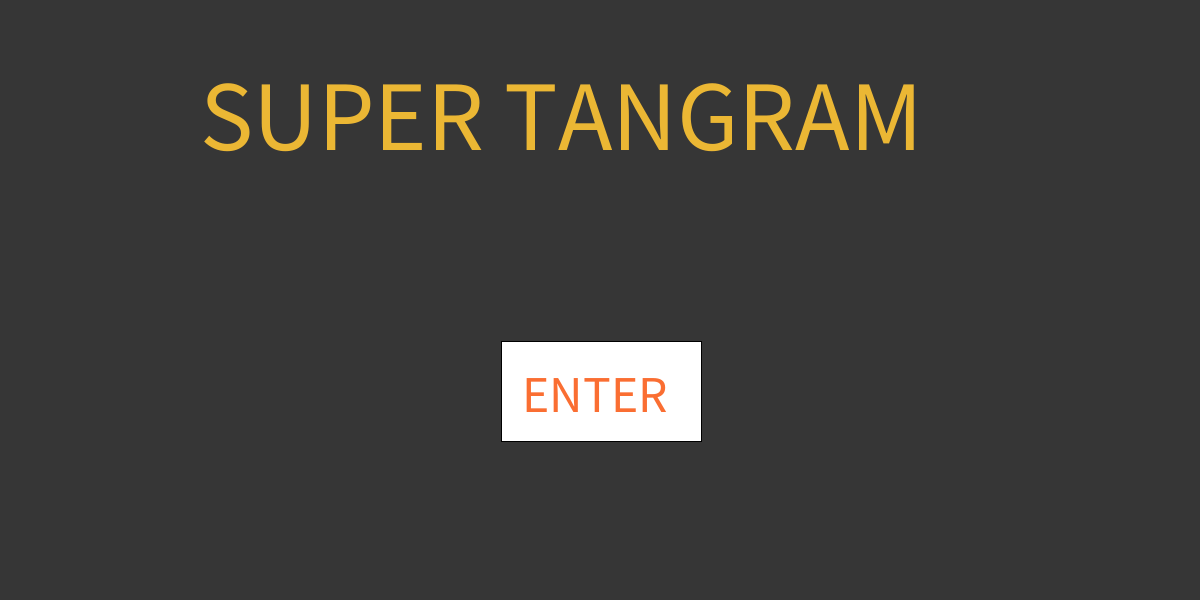
Frame 1 (no input)
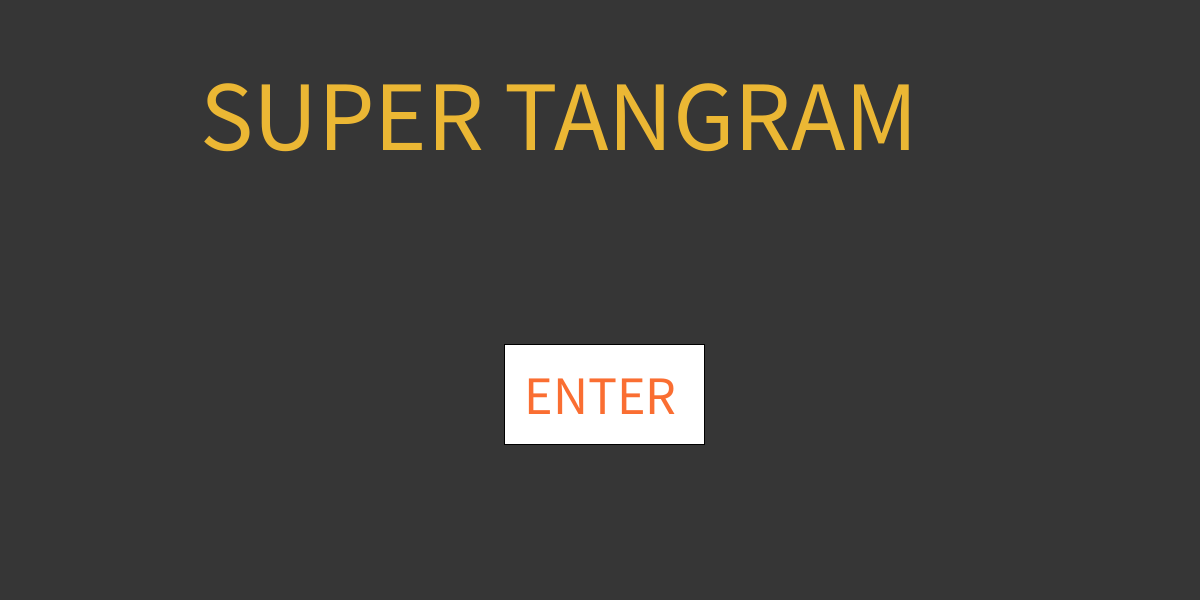
Frame 60 (the mouse pressed at the canvas centre just before this capture)
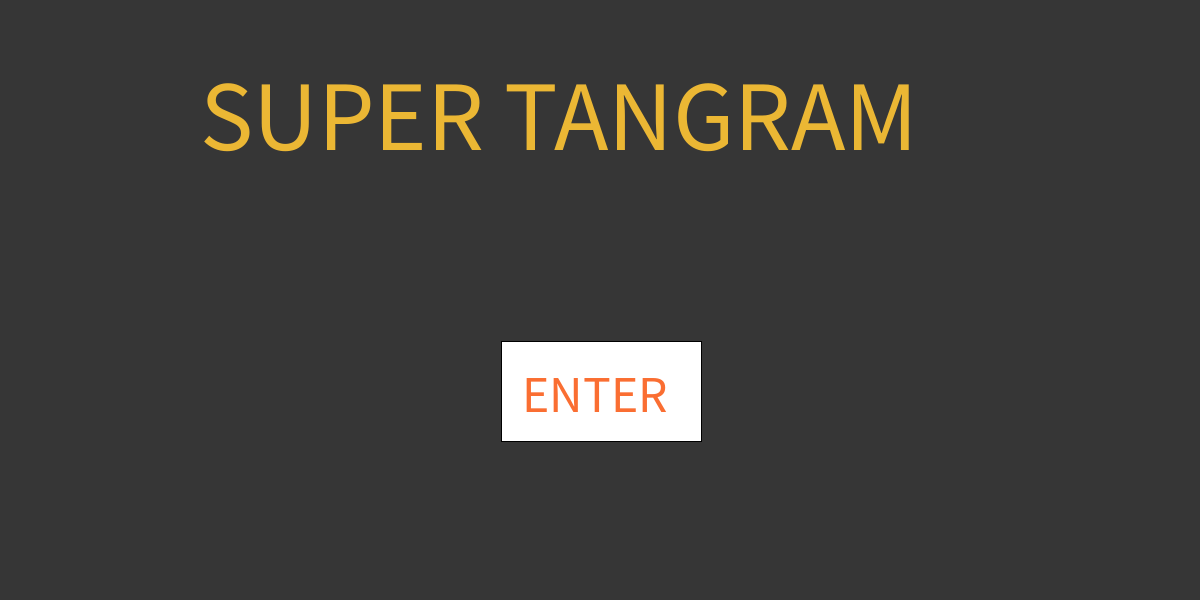
Frame 120 (the mouse held since frame 60 and released just before this capture)

The Processing sketch that drew these frames (run headless with seeded random() and noise(); from frame 60 on, the mouse is pressed at the canvas centre):

// Processing sketch: Tangram
// ── Tangram.pde
//Bienvenido al Tangram 
//con la tecla espacio rotas las fichas 45 grados
// con la tecla R puedes rotar el paralelogramo
// con la tecla P reinicias las fichas a sus posiciones iniciales


float l= 300;  //equivalencias entre las figuras
float l2=l/2;
float l4=l/4;
float l8= l/8;
float h1 = ((sqrt(2)*l)/2);
float h2 = ((sqrt(2)*l)/4);
float radius = 25;
//coordenada del centro de los circulos
float cx1 = 200;
float cy1 = 300-l4;

float cx2 =200-l4;
float cy2= 300;

float cx3=(200+(3*l8));
float cy3= 300+l4;

float cx4 =(200+(3*l8));
float cy4 = 300-l4;

float cx5 =200;
float cy5 = 300+l8;

float cxp=200 - l8;
float cyp=300+ (3*l8);

float cxc=200+l4;
float cyc=300;
//angulos iniciales
float ang1=0;
float ang2=0;
float ang3=0;
float ang4=0;
float ang5=0;
float angp=0;
float angc=0;

//escalas reflexión del paralelogramo
float escx=1;
float escy=1;

color negro = color(54,54,54);
color nivel= color(245,206,197);


PShape pez;
boolean drawGrid = true;
float contador1=0;
boolean n1= true;
boolean n2= true;

boolean inicio = false;

void setup() {
  size(1200,600);
}

void draw() {
  
  if (inicio == iniciar()) {
     background (negro);
    //Titulo
    fill(235, 183, 52);
    textSize(100);
    text("SUPER TANGRAM", 200, height/4);

    //Botón
    fill(255, 255, 255);
    float tam= random (5,10);
    quad(510-tam, 350-tam, 710-tam, 350-tam, 710-tam, 450-tam, 510-tam,450-tam);
    fill( 250, 110,50);
    textSize(60-tam);
    text("ENTER", 530-tam, 420-tam);
    delay (300);
  } else if (inicio!=iniciar()) {
  inicio=true;
  background(negro);
  strokeWeight(2);
  if (drawGrid){
    drawGrid(10);
  }
    if(n1==true){ 
    push();
    pez();
    shape(pez);
    pop();

    fichas();
    
    cuentapixeles();
    print(contador1);
    print("       ");
    n1=win(contador1);
  } else ganador();  
 }
}

void fichas(){
  
  //------BLOQUE TRIANGULO VERDE (1)----------//
  if(encima(mouseX,mouseY, cx1, cy1, radius)){
    fill(255,150,0);
  }
  else fill(93, 241, 42 );
  triangulo1(cx1,cy1,ang1);

 //comprubea que el mouse esta encima y hay click izq
 if(seleccion(cx1,cy1)){
        cx1=mouseX;
        cy1=mouseY;
 }
 //comprueba que le mouse este encima y se presiona espacio
 if (tespacio(cx1,cy1)){
     ang1=ang1 +45;
     delay(100);
  }

  //------BLOQUE TRIANGULO ROJO (2)----------//
  if(encima(mouseX,mouseY, cx2, cy2, radius)){
    fill(255,150,0);
  }
  else fill(255, 8, 0 );
  triangulo2(cx2,cy2,ang2);

 //comprubea que el mouse esta encima y hay click izq
 if(seleccion(cx2,cy2)){
        cx2=mouseX;
        cy2=mouseY;
 }
 //comprueba que le mouse este encima y se presiona espacio
 if (tespacio(cx2,cy2)){
     ang2 +=45;
     delay(100);
  }

  //------BLOQUE TRIANGULO MORADO (3)----------//
  if(encima(mouseX,mouseY, cx3, cy3, radius)){
    fill(255,150,0);
  }
  else fill(152, 50, 138 );
  triangulo3(cx3,cy3,ang3);

 //comprubea que el mouse esta encima y hay click izq
 if(seleccion(cx3,cy3)){
        cx3=mouseX;
        cy3=mouseY;
 }
 //comprueba que le mouse este encima y se presiona espacio
 if (tespacio(cx3,cy3)){
     ang3 +=45;
     delay(100);
  }

  //------BLOQUE TRIANGULO AZUL (4)----------//
  if(encima(mouseX,mouseY, cx4, cy4, radius)){
    fill(255,150,0);
  }
  else fill(50, 103, 152);
  triangulo4(cx4,cy4,ang4);

 //comprubea que el mouse esta encima y hay click izq
 if(seleccion(cx4,cy4)){
        cx4=mouseX;
        cy4=mouseY;
 }
 //comprueba que le mouse este encima y se presiona espacio
 if (tespacio(cx4,cy4)){
     ang4 +=45;
     delay(100);
  }

 //------BLOQUE TRIANGULO AMARILLO (5)----------//
  if(encima(mouseX,mouseY, cx5, cy5, radius)){
    fill(255,150,0);
  }
  else fill(238, 241, 42);
  triangulo5(cx5,cy5,ang5);

 //comprubea que el mouse esta encima y hay click izq
 if(seleccion(cx5,cy5)){
        cx5=mouseX;
        cy5=mouseY;
 }
 //comprueba que le mouse este encima y se presiona espacio
 if (tespacio(cx5,cy5)){
     ang5 +=45;
     delay(100);
  }

 //------BLOQUE PARALELOGRAMO GRIS (6)----------//
  if(encima(mouseX,mouseY, cxp, cyp, radius)){
    fill(255,150,0);
  }
  else fill(113, 125, 126);
  paralelogramo(cxp,cyp,angp,escx,escy);

 //comprubea que el mouse esta encima y hay click izq
 if(seleccion(cxp,cyp)){
        cxp=mouseX;
        cyp=mouseY;
 }
 //comprueba que le mouse este encima y se presiona espacio
 if (tespacio(cxp,cyp)){
     angp +=45;
     delay(100);
  }
 if (reflejar (cxp, cyp)) {
      escx *= -1;
      delay (100);
 }


 //------BLOQUE CUADRADO CAFE (7)----------//
  if(encima(mouseX,mouseY, cxc, cyc, radius)){
    fill(255,150,0);
  }
  else fill(110, 44, 0);
  cuadrado(cxc,cyc,angc);

 //comprubea que el mouse esta encima y hay click izq
 if(seleccion(cxc,cyc)){
        cxc=mouseX;
        cyc=mouseY;
 }
 //comprueba que le mouse este encima y se presiona espacio
 if (tespacio(cxc,cyc)){
     angc +=45;
     delay(100);
  } 
}

//TRIANGULO VERDE
void triangulo1(float cx,float cy, float angulo){
  push();
  noStroke();
  translate(cx,cy);
  rotate(radians(angulo));
  cx=0;cy=0;
  triangle(cx+l2,cy-l4,cx,cy+l4,cx-l2,cy-l4);
  stroke(0);
  ellipse(cx, cy, radius,radius);
  pop();
}

//TRIANGULO ROJO
void triangulo2(float cx,float cy, float angulo){
  push();
  noStroke();
  translate(cx,cy);
  rotate(radians(angulo));
  cx=0;cy=0;
  triangle(cx+l4,cy,cx-l4,cy-l2,cx-l4,cy+l2);
  stroke(0);
  ellipse(cx, cy, radius,radius);
  pop();
}

//TRIANGULO MORADO
void triangulo3(float cx,float cy, float angulo){
  push();
  noStroke();
  translate(cx,cy);
  rotate(radians(angulo));
  cx=0;cy=0;
  triangle(cx+l8,cy-l4,cx+l8,cy+l4,cx-(3*l8),cy+l4);
  stroke(0);
  ellipse(cx, cy, radius,radius);
  pop();
}

//TRIANGULO AZUL
void triangulo4(float cx,float cy, float angulo){
  push();
  noStroke();
  translate(cx,cy);
  rotate(radians(angulo));
  cx=0;cy=0;
  triangle(cx-l8,cy,cx+l8,cy+l4,cx+l8,cy-l4);
  stroke(0);
  ellipse(cx, cy, radius,radius);
  pop();
}

//TRIANGULO AMARILLO
void triangulo5(float cx,float cy, float angulo){
  push();
  noStroke();
  translate(cx,cy);
  rotate(radians(angulo));
  cx=0;cy=0;
  triangle(cx,cy-l8,cx+l4,cy+l8,cx-l4,cy+l8);
  stroke(0);
  ellipse(cx, cy, radius,radius);
  pop();
}

//PARALELOGRAMO CAFE
void paralelogramo(float cx,float cy, float angulo, float escalax, float escalay){
  push();
  noStroke();
  translate(cx,cy);
  scale (escalax, escalay);
  rotate(radians(angulo));
  cx=0;cy=0;
  quad(cx-l8,cy-l8,cx+(3*l8),cy-l8,cx+l8,cy+l8,cx-(3*l8),cy+l8);
  stroke(0);
  ellipse(cx, cy, radius,radius);
  pop();
}

//CUADRADO CAFE
void cuadrado(float cx,float cy, float angulo){
  push();
  noStroke();
  translate(cx,cy);
  rotate(radians(angulo));
  cx=0;cy=0;
  quad(cx-l4,cy,cx,cy-l4,cx+l4,cy,cx,cy+l4);
  stroke(0);
  ellipse(cx, cy, radius,radius);
  pop();
}

void pez(){
  
  translate(650,200);
  pez =createShape();
  pez.beginShape();
  pez.noStroke();
  pez.fill(nivel);
  pez.noStroke();
  pez.vertex(0, 0);
  pez.vertex(h1,0);
  pez.vertex(h1-h2,-h2);
  pez.vertex((h1-h2)+h2,-h2);
  pez.vertex(h1+h2,0);
  pez.vertex(h1+h2+h2,+h2);
  pez.vertex(h1,h1+h2);
  pez.vertex(h1-h2,h1+h2);
  pez.vertex(h1,h1);
  pez.vertex(0,h1);
  pez.vertex(h2,h2);
  endShape(CLOSE);
  
}

boolean seleccion(float cx, float cy){
  if(mouseButton == LEFT && encima(mouseX,mouseY, cx, cy, radius)) return true;
  else return false;
}

boolean tespacio(float cx,float cy){
  if (keyPressed  && encima(mouseX,mouseY, cx, cy, radius) ) {
       if (key == ' ') return true;
   }
   return false;
}

boolean reflejar (float cx, float cy){
  if (keyPressed && encima (mouseX,mouseY, cx, cy, radius)){
    if (key == 'r' ) return true;
  }
  return false;
}

//obtiene la distancia entre el mouse y el centro del circulo usando pitagoras
boolean encima(float px, float py, float cx, float cy, float r) {
  float distX = px - cx;
  float distY = py - cy;
  float distance = sqrt( (distX*distX) + (distY*distY) );

  //Si la distancia es menor que el radio, esta adentro
  if (distance <= r) {
    return true;
  }
  return false;
}
//para iniciar el juego presionando ENTER
boolean iniciar (){
  if(keyPressed){
    if (key==ENTER)
    return true;}
  return false;
}

void drawGrid(float scale) {
  push();
  strokeWeight(1);
  int i;
  for (i=0; i<=width/scale; i++) {
    stroke(0, 0, 0, 20);
    line(i*scale, 0, i*scale, height);
  }
  for (i=0; i<=height/scale; i++) {
    stroke(0, 0, 0, 20);
    line(0, i*scale, width, i*scale);
  }
  pop();
}

void keyPressed() {
  if (key == 'g' || key == 'G')
    drawGrid = !drawGrid;
  if (key == 'p' || key == 'P'){
    reset();
  }

}

void cuentapixeles(){
  //recibir los pixeles del canvas
  loadPixels();
  // reiniciar contador de blancos
  contador1=0;
  // for que revise cada pixel del canvas
  for(int i=0;i<width*height;i++){
    //extraer los rgb de cada pixel
    float r= red(pixels[i]) ;
    float g= green(pixels[i]);
    float b= blue(pixels[i]);
    // comparar cada valor con los de blanco, y si es blanco el contador aumenta.
    if(r==245 & g==206 & b==197){
      contador1++;
    }
  }
  
  /* 
  for ( int i = 0; i < height; i++) {
   for (int j =0; j < width; j ++ ) { 
      if(get(i,j)==nivel);cuenta=cuenta+1;
     }
 } */
  
}

boolean win(float contador){
  if(contador<50) return false;
  else return true;
}

void ganador(){
  background (random (0,255), random (0,255), random(0,255));
  fill (255);
  textSize (100);
  text("!Ganaste!", random (0,700), random (100,600));
  delay (200);
}
   

void reset(){
       cx1 = 200;
     cy1 = 300-l4;
     cx2 =200-l4;
     cy2= 300;
    
     cx3=(200+(3*l8));
     cy3= 300+l4;
    
     cx4 =(200+(3*l8));
     cy4 = 300-l4;
    
     cx5 =200;
     cy5 = 300+l8;
    
     cxp=200 - l8;
     cyp=300+ (3*l8);
    
     cxc=200+l4;
     cyc=300;
    //angulos iniciales
     ang1=0;
     ang2=0;
     ang3=0;
     ang4=0;
     ang5=0;
     angp=0;
     angc=0;
    
    //escalas reflexión del paralelogramo
     escx=1;
     escy=1; 
}
